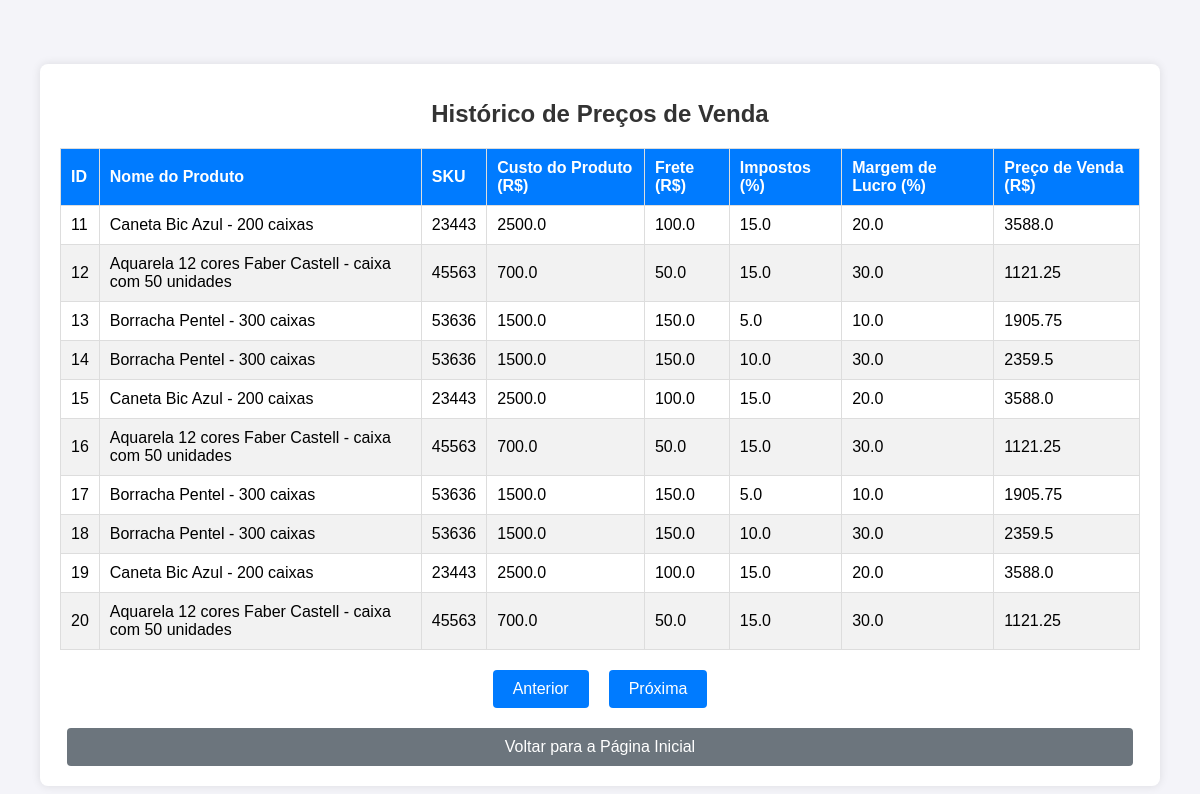
The app's page /ver_preco_venda?pagina=2 with its own data.
### tables this page shows
CREATE TABLE preco_venda (
        id INTEGER PRIMARY KEY AUTOINCREMENT,
        nome_produto TEXT NOT NULL,
        sku TEXT NOT NULL,
        custo_produto REAL NOT NULL,
        frete REAL NOT NULL,
        impostos_percentual REAL NOT NULL,
        margem_lucro_percentual REAL NOT NULL,
        preco_venda REAL NOT NULL
    );

### app.py (the view)
@app.route('/ver_preco_venda')
def ver_preco_venda():
    pagina = request.args.get('pagina', 1, type=int)  # Obter o número da página atual
    por_pagina = 10  # Definir quantos registros por página
    rows = get_historico_venda(pagina, por_pagina)
    return render_template('ver_preco_venda.html', rows=rows, pagina=pagina)

### app.py (called while the page is built)
def get_historico_venda(pagina, por_pagina):
    conn = sqlite3.connect('smart_pricing.db')
    cursor = conn.cursor()
    offset = (pagina - 1) * por_pagina  # Cálculo para o deslocamento
    cursor.execute(f"SELECT * FROM preco_venda LIMIT {por_pagina} OFFSET {offset}")
    rows = cursor.fetchall()
    conn.close()
    return rows

### templates/ver_preco_venda.html (shortened to what this page needs)
<!DOCTYPE html>
<html lang="pt-BR">
<head>
    <link rel="stylesheet" href="{{ url_for('static', filename='styles.css') }}">
</head>
<body>
    <div class="container-table">
        <h1>Histórico de Preços de Venda</h1>
        <table class="table">
            <thead>
                <tr>
                    <th>ID</th>
                    <th>Nome do Produto</th>
                    <th>SKU</th>
                    <th>Custo do Produto (R$)</th>
                    <th>Frete (R$)</th>
                    <th>Impostos (%)</th>
                    <th>Margem de Lucro (%)</th>
                    <th>Preço de Venda (R$)</th>
                </tr>
            </thead>
            <tbody>
                {% for row in rows %}
                <tr>
                    <td>{{ row[0] }}</td>
                    <td>{{ row[1] }}</td>
                    <td>{{ row[2] }}</td>
                    <td>{{ row[3] }}</td>
                    <td>{{ row[4] }}</td>
                    <td>{{ row[5] }}</td>
                    <td>{{ row[6] }}</td>
                    <td>{{ row[7] }}</td>
                </tr>
                {% endfor %}
            </tbody>
        </table>
        <div class="pagination">
            <a href="?pagina={{ pagina - 1 }}" {% if pagina == 1 %} class="disabled" {% endif %}>Anterior</a>
            <a href="?pagina={{ pagina + 1 }}">Próxima</a>
        </div>
        <a href="/" class="button-voltar-tabela">Voltar para a Página Inicial</a>
    </div>
</body>
</html>

### static/styles.css (style rules this page uses)
body { font-family: Arial, sans-serif; background-color: #f4f4f9; display: flex; justify-content: center; align-items: center; height: 100vh; margin: 0; }
.container-table { background-color: white; padding: 20px; border-radius: 8px; box-shadow: 0 0 10px rgba(0, 0, 0, 0.1); width: 90%; max-width: 1200px; margin-top: 50px; }
h1 { text-align: center; margin-bottom: 20px; font-size: 24px; color: #333; }
.button-voltar-tabela { width: 95%; padding: 10px 20px; background-color: #6c757d; color: white; border: none; border-radius: 4px; cursor: pointer; font-size: 16px; text-align: center; text-decoration: none; display: inline-block; margin-top: 20px; transition: background-color 0.3s ease; margin-left: auto; margin-right: auto; display: block; }
.table { width: 100%; border-collapse: collapse; margin-bottom: 20px; font-size: 16px; }
.table th, .table td { border: 1px solid #ddd; padding: 10px; text-align: left; }
.table th { background-color: #007bff; color: white; font-weight: bold; text-align: center; }
.table tr:nth-child(even) { background-color: #f2f2f2; }
.table td { text-align: center; }
.pagination { display: flex; justify-content: center; margin-top: 20px; }
.pagination a { background-color: #007bff; color: white; padding: 10px 20px; border-radius: 4px; text-decoration: none; margin: 0 10px; transition: background-color 0.3s ease; }

### records on screen
preco_venda: id "11", nome_produto "Caneta Bic Azul - 200 caixas", sku "23443", custo_produto "2500.0", frete "100.0", impostos_percentual "15.0", margem_lucro_percentual "20.0", preco_venda "3588.0"
preco_venda: id "12", nome_produto "Aquarela 12 cores Faber Castell - caixa com 50 unidades", sku "45563", custo_produto "700.0", frete "50.0", impostos_percentual "15.0", margem_lucro_percentual "30.0", preco_venda "1121.25"
preco_venda: id "13", nome_produto "Borracha Pentel - 300 caixas", sku "53636", custo_produto "1500.0", frete "150.0", impostos_percentual "5.0", margem_lucro_percentual "10.0", preco_venda "1905.75"
preco_venda: id "14", nome_produto "Borracha Pentel - 300 caixas", sku "53636", custo_produto "1500.0", frete "150.0", impostos_percentual "10.0", margem_lucro_percentual "30.0", preco_venda "2359.5"
preco_venda: id "15", nome_produto "Caneta Bic Azul - 200 caixas", sku "23443", custo_produto "2500.0", frete "100.0", impostos_percentual "15.0", margem_lucro_percentual "20.0", preco_venda "3588.0"
preco_venda: id "16", nome_produto "Aquarela 12 cores Faber Castell - caixa com 50 unidades", sku "45563", custo_produto "700.0", frete "50.0", impostos_percentual "15.0", margem_lucro_percentual "30.0", preco_venda "1121.25"
preco_venda: id "17", nome_produto "Borracha Pentel - 300 caixas", sku "53636", custo_produto "1500.0", frete "150.0", impostos_percentual "5.0", margem_lucro_percentual "10.0", preco_venda "1905.75"
preco_venda: id "18", nome_produto "Borracha Pentel - 300 caixas", sku "53636", custo_produto "1500.0", frete "150.0", impostos_percentual "10.0", margem_lucro_percentual "30.0", preco_venda "2359.5"
preco_venda: id "19", nome_produto "Caneta Bic Azul - 200 caixas", sku "23443", custo_produto "2500.0", frete "100.0", impostos_percentual "15.0", margem_lucro_percentual "20.0", preco_venda "3588.0"
preco_venda: id "20", nome_produto "Aquarela 12 cores Faber Castell - caixa com 50 unidades", sku "45563", custo_produto "700.0", frete "50.0", impostos_percentual "15.0", margem_lucro_percentual "30.0", preco_venda "1121.25"
